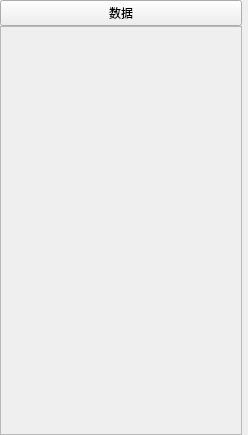
<?xml version="1.0" encoding="UTF-8"?>
<ui version="4.0">
 <class>ScrollArea</class>
 <widget class="QWidget" name="ScrollArea">
  <property name="geometry">
   <rect>
    <x>0</x>
    <y>0</y>
    <width>248</width>
    <height>435</height>
   </rect>
  </property>
  <property name="windowTitle">
   <string>Form</string>
  </property>
  <layout class="QGridLayout" name="gridLayout_2">
   <property name="leftMargin">
    <number>0</number>
   </property>
   <property name="topMargin">
    <number>0</number>
   </property>
   <property name="rightMargin">
    <number>6</number>
   </property>
   <property name="bottomMargin">
    <number>0</number>
   </property>
   <property name="verticalSpacing">
    <number>0</number>
   </property>
   <item row="0" column="0">
    <widget class="QPushButton" name="btnShow">
     <property name="text">
      <string>数据</string>
     </property>
     <property name="icon">
      <iconset resource="../Res.qrc">
       <normaloff>:/images/show.png</normaloff>:/images/show.png</iconset>
     </property>
     <property name="checkable">
      <bool>true</bool>
     </property>
    </widget>
   </item>
   <item row="1" column="0">
    <widget class="QScrollArea" name="scrollArea">
     <property name="minimumSize">
      <size>
       <width>208</width>
       <height>0</height>
      </size>
     </property>
     <property name="widgetResizable">
      <bool>true</bool>
     </property>
     <widget class="QWidget" name="scrollAreaWidgetContents">
      <property name="geometry">
       <rect>
        <x>0</x>
        <y>0</y>
        <width>240</width>
        <height>409</height>
       </rect>
      </property>
      <layout class="QGridLayout" name="gridLayout">
       <property name="leftMargin">
        <number>0</number>
       </property>
       <property name="topMargin">
        <number>0</number>
       </property>
       <property name="rightMargin">
        <number>0</number>
       </property>
       <property name="bottomMargin">
        <number>0</number>
       </property>
       <property name="verticalSpacing">
        <number>8</number>
       </property>
       <item row="0" column="0">
        <layout class="QVBoxLayout" name="verticalLayout">
         <property name="topMargin">
          <number>2</number>
         </property>
        </layout>
       </item>
       <item row="1" column="0">
        <spacer name="verticalSpacer">
         <property name="orientation">
          <enum>Qt::Vertical</enum>
         </property>
         <property name="sizeHint" stdset="0">
          <size>
           <width>20</width>
           <height>395</height>
          </size>
         </property>
        </spacer>
       </item>
      </layout>
     </widget>
    </widget>
   </item>
  </layout>
 </widget>
 <resources>
  <include location="../Res.qrc"/>
 </resources>
 <connections/>
</ui>
